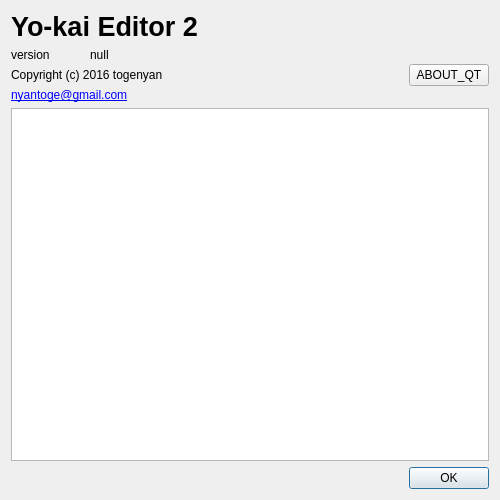
<?xml version="1.0" encoding="UTF-8"?>
<ui version="4.0">
 <class>Version_Dialog</class>
 <widget class="QDialog" name="Version_Dialog">
  <property name="geometry">
   <rect>
    <x>0</x>
    <y>0</y>
    <width>500</width>
    <height>500</height>
   </rect>
  </property>
  <property name="windowTitle">
   <string>Version information</string>
  </property>
  <layout class="QVBoxLayout" name="verticalLayout_2">
   <item>
    <layout class="QVBoxLayout" name="verticalLayout">
     <item>
      <widget class="QLabel" name="label">
       <property name="font">
        <font>
         <pointsize>20</pointsize>
         <weight>75</weight>
         <bold>true</bold>
        </font>
       </property>
       <property name="text">
        <string notr="true">Yo-kai Editor 2</string>
       </property>
      </widget>
     </item>
     <item>
      <layout class="QHBoxLayout" name="horizontalLayout"/>
     </item>
     <item>
      <layout class="QHBoxLayout" name="horizontalLayout_2">
       <item>
        <layout class="QVBoxLayout" name="verticalLayout_3">
         <item>
          <layout class="QHBoxLayout" name="horizontalLayout_3">
           <item>
            <widget class="QLabel" name="label_2">
             <property name="text">
              <string>version</string>
             </property>
            </widget>
           </item>
           <item>
            <widget class="QLabel" name="version">
             <property name="text">
              <string notr="true">null</string>
             </property>
            </widget>
           </item>
          </layout>
         </item>
         <item>
          <widget class="QLabel" name="label_4">
           <property name="text">
            <string notr="true">Copyright (c) 2016 togenyan</string>
           </property>
          </widget>
         </item>
         <item>
          <widget class="QLabel" name="label_5">
           <property name="text">
            <string notr="true">&lt;a href=&quot;mailto:nyantoge@gmail.com&quot;&gt;nyantoge@gmail.com&lt;/a&gt;</string>
           </property>
           <property name="textFormat">
            <enum>Qt::RichText</enum>
           </property>
           <property name="alignment">
            <set>Qt::AlignLeading|Qt::AlignLeft|Qt::AlignVCenter</set>
           </property>
           <property name="openExternalLinks">
            <bool>true</bool>
           </property>
          </widget>
         </item>
        </layout>
       </item>
       <item>
        <spacer name="horizontalSpacer_2">
         <property name="orientation">
          <enum>Qt::Horizontal</enum>
         </property>
         <property name="sizeHint" stdset="0">
          <size>
           <width>40</width>
           <height>20</height>
          </size>
         </property>
        </spacer>
       </item>
       <item>
        <widget class="QPushButton" name="aboutQtButton">
         <property name="text">
          <string>ABOUT_QT</string>
         </property>
        </widget>
       </item>
      </layout>
     </item>
     <item>
      <widget class="QTextBrowser" name="licenceInfo"/>
     </item>
    </layout>
   </item>
   <item>
    <widget class="QDialogButtonBox" name="buttonBox">
     <property name="orientation">
      <enum>Qt::Horizontal</enum>
     </property>
     <property name="standardButtons">
      <set>QDialogButtonBox::Ok</set>
     </property>
    </widget>
   </item>
  </layout>
 </widget>
 <resources/>
 <connections>
  <connection>
   <sender>buttonBox</sender>
   <signal>accepted()</signal>
   <receiver>Version_Dialog</receiver>
   <slot>accept()</slot>
   <hints>
    <hint type="sourcelabel">
     <x>248</x>
     <y>254</y>
    </hint>
    <hint type="destinationlabel">
     <x>157</x>
     <y>274</y>
    </hint>
   </hints>
  </connection>
  <connection>
   <sender>buttonBox</sender>
   <signal>rejected()</signal>
   <receiver>Version_Dialog</receiver>
   <slot>reject()</slot>
   <hints>
    <hint type="sourcelabel">
     <x>316</x>
     <y>260</y>
    </hint>
    <hint type="destinationlabel">
     <x>286</x>
     <y>274</y>
    </hint>
   </hints>
  </connection>
 </connections>
</ui>
